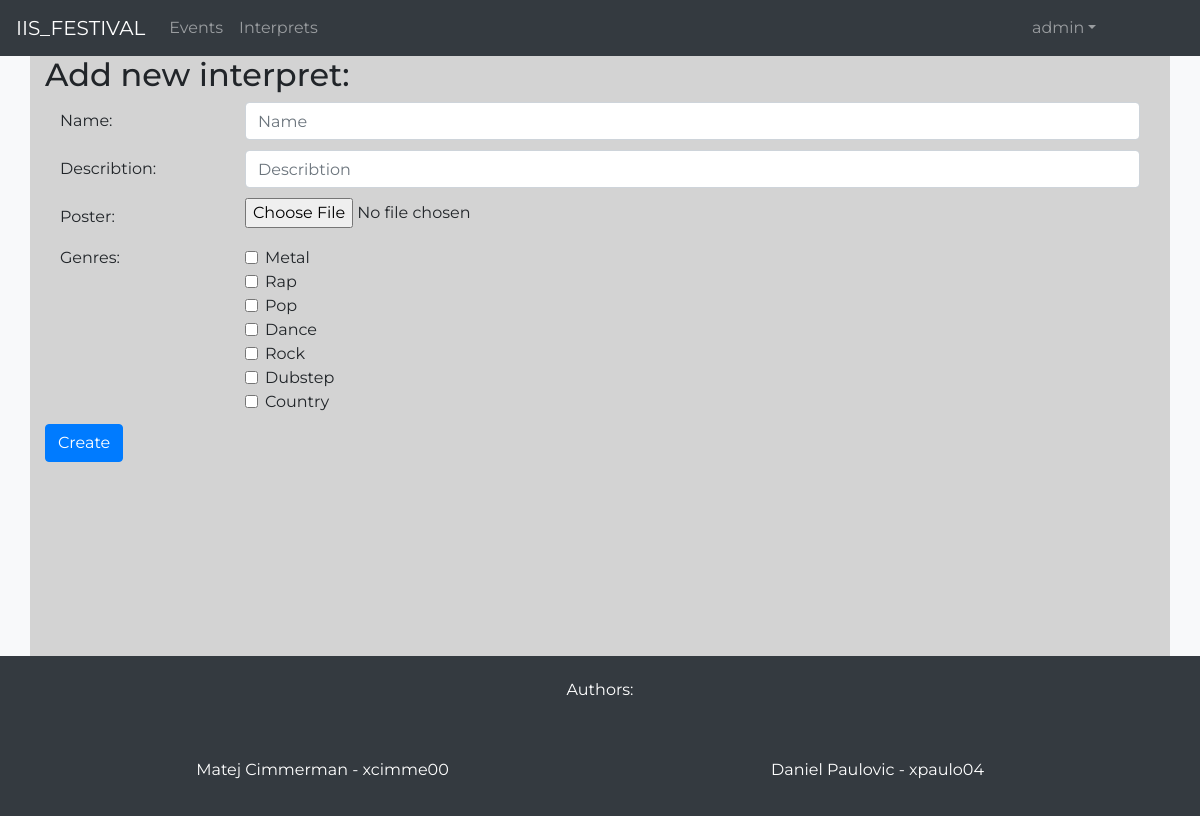
The app's page /add_interpret.php (signed in) with its own data.
### tables this page shows
CREATE TABLE GENRE (
    GenreID int PRIMARY KEY AUTO_INCREMENT NOT NULL,
    GenreName varchar(32)
);

### src/php/includes/general_functions.include.php (called while the page is built, shortened)
<?php
function get_genres($conn)
{
    $sql = "SELECT * FROM GENRE";
    $stmt = mysqli_query($conn, $sql);
    $data = array();
    while ($row = mysqli_fetch_array($stmt)) {
        $data[] = $row;
    }
    return $data;
}

### src/add_interpret.php (the view)
<?php
    include_once 'header.php';
?>
    <div class="container fullscreen-container">
    <?php
            if(isset($_SESSION["UserID"]))
            {
                echo
                    "<h2>Add new interpret:</h2>
                    <form class=\"register-form\" action=\"php/includes/add_interpret.include.php\" method=\"post\">
                        <div class=\"form-group row\">
                            <label for=\"name\" class=\"col-sm-2 col-form-label\">Name: </label>
                            <div class=\"col-sm-10\">
                                <input type=\"text\" name=\"name\" class=\"form-control\" id=\"name\" placeholder=\"Name\">
                            </div>
                        </div>
                        <div class=\"form-group row\">
                            <label for=\"describtion\" class=\"col-sm-2 col-form-label\">Describtion: </label>
                            <div class=\"col-sm-10\">
                                <input type=\"text\" name=\"describtion\" class=\"form-control\" id=\"describtion\" placeholder=\"Describtion\">
                            </div>
                        </div>
                        <div class=\"form-group row\">
                            <label class=\"col-sm-2 col-form-label\" for=\"poster\">Poster: </label>
                            <input type=\"file\" class=\"form-control-file col-sm-10\" id=\"poster\" name=\"poster\">
                        </div>
                        <div class=\"form-group row\">
                            <div class=\"col-sm-2\">Genres:</div>
                            <div class=\"col-sm-10\">
                            ";
                                require_once 'php/includes/database_handler.include.php';
                                require_once 'php/includes/general_functions.include.php';
                                $data = get_genres($conn);
                                foreach($data as $row):
                                    echo "
                                        <div class=\"form-check\">
                                            <input class=\"form-check-input\" type=\"checkbox\" id=\"checkbox_" . $row["GenreName"] ."\" name=\"checkbox_" . $row["GenreName"] ."\">
                                            <label class=\"form-check-label\" for=\"checkbox_" . $row["GenreName"] ."\">
                                            " . $row["GenreName"] ."
                                            </label>
                                        </div>
                                    ";
                                endforeach;
                                echo "
                            </div>
                        </div>
                        <button type=\"submit\" name=\"submit\" class=\"btn btn-primary\">Create</button>
                    </form>
                    ";
            }
            else
            {
                header("location: login.php");
                exit();
            }
        ?>
    </div>
<?php
    include_once 'footer.php';
?>

### src/css/main.css (style rules this page uses)
body { font-family: 'Montserrat',sans-serif; min-height: 100%; }
.row { width: 100%; margin: 0; padding: 0; }
.form-group { margin-bottom: 10px; }
.fullscreen-container { min-height: 75vh; background-color: lightgray; }

### records on screen
genre: GenreName "Metal"
genre: GenreName "Rap"
genre: GenreName "Pop"
genre: GenreName "Dance"
genre: GenreName "Rock"
genre: GenreName "Dubstep"
genre: GenreName "Country"

### other values on screen
$_SESSION["Username"] "admin"
